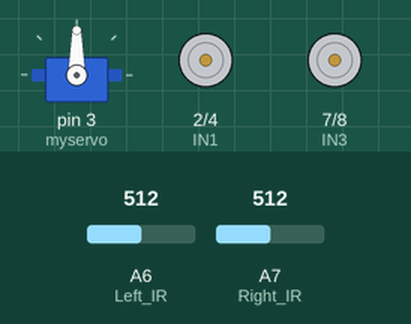
Bench run of a sketch on a simulated Arduino Nano, built with avr-gcc and run on an emulated ATmega328P. Parts: servo, motor-driver pin pairs drawn as motors (green arrow = first pin HIGH = forward, orange = second pin HIGH = backward, longer = more drive, scaled by the enable pin). Inputs (shaded band) come from the test bench; at power-on: A6 (Left_IR) = 512, A7 (Right_IR) = 512.

Above: at 0.1 s.
At 10.15 s:
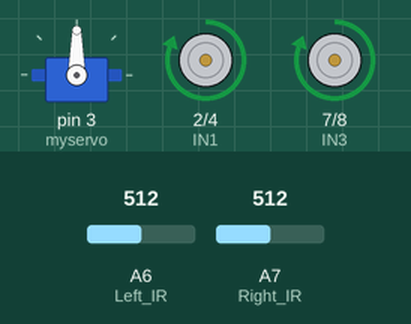
Timing chart, 0 to 11.8 s (numbered marks = the images above):
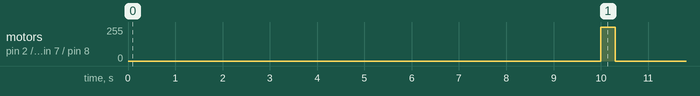

Measured:
- by itself, motor on pin 2 (IN1) / pin 4 (IN2), motor on pin 7 (IN3) / pin 8 (IN4): stopped → forward 255/255 at 10.0 s, → stopped 0.30 s later

The sketch:

linetrace_test.ino
```cpp
#include <Servo.h>

Servo myservo;

void setup() {
  // put your setup code here, to run once:
  pinMode(2, OUTPUT); //IN1
  pinMode(4, OUTPUT); //IN2
  pinMode(7, OUTPUT); //IN3
  pinMode(8, OUTPUT); //IN4
  pinMode(5, OUTPUT); //EN1
  pinMode(6, OUTPUT); //EN2

  pinMode(A7, INPUT); //Right IR
  pinMode(A6, INPUT); //Left IR
  myservo.attach(3);
  Serial.begin(9600);
}

int L_IR_Value = 0;
int R_IR_Value = 0;
// 0일때는 흰색입니다... 1일때 검정색입니다... 무튼 그렇습니다...

void line()
{
  while (1) {
    if (analogRead(A6) >= 800) {
      L_IR_Value = 0;
    }
    else {
      L_IR_Value = 1;
    }
    if (analogRead(A7) >= 800) {
      R_IR_Value = 0;
    }
    else {
      R_IR_Value = 1;
    }
    if (L_IR_Value == 1 && R_IR_Value == 1) //정지
    {
      digitalWrite(2, LOW);
      digitalWrite(4, LOW);
      digitalWrite(7, LOW);
      digitalWrite(8, LOW);
      digitalWrite(5, LOW);
      digitalWrite(6, LOW);
      break;
    }
    if (L_IR_Value == 0 && R_IR_Value == 0) //전진
    {
      digitalWrite(2, HIGH);
      digitalWrite(4, LOW);
      digitalWrite(7, HIGH);
      digitalWrite(8, LOW);
      digitalWrite(5, HIGH);
      digitalWrite(6, HIGH);
    }
    if (L_IR_Value == 0 && R_IR_Value == 1) //우회전
    {
      digitalWrite(2, HIGH);
      digitalWrite(4, LOW);
      digitalWrite(7, HIGH);
      digitalWrite(8, LOW);
      analogWrite(5, 255);
      analogWrite(6, 180);
    }
    if (L_IR_Value == 1 && R_IR_Value == 0) //좌회전
    {
      digitalWrite(2, HIGH);
      digitalWrite(4, LOW);
      digitalWrite(7, HIGH);
      digitalWrite(8, LOW);
      analogWrite(5, 180);
      analogWrite(6, 255);
    }
    /*
      Serial.print("L:");
      Serial.println(analogRead(A6));
      //Serial.println(L_IR_Value);
      Serial.print("R:");
      Serial.println(analogRead(A7));
      //Serial.println(R_IR_Value);
      delay(1000);
    */
  }
}

void line_s()
{
  while (1) {
    if (analogRead(A6) >= 800) {
      L_IR_Value = 0;
    }
    else {
      L_IR_Value = 1;
    }
    if (analogRead(A7) >= 800) {
      R_IR_Value = 0;
    }
    else {
      R_IR_Value = 1;
    }
    if (L_IR_Value == 1 && R_IR_Value == 1) //정지
    {
      digitalWrite(2, LOW);
      digitalWrite(4, LOW);
      digitalWrite(7, LOW);
      digitalWrite(8, LOW);
      digitalWrite(5, LOW);
      digitalWrite(6, LOW);
      break;
    }
    if (L_IR_Value == 0 && R_IR_Value == 0) //전진
    {
      digitalWrite(2, HIGH);
      digitalWrite(4, LOW);
      digitalWrite(7, HIGH);
      digitalWrite(8, LOW);
      analogWrite(5, 80);
      analogWrite(6, 80);
    }
    if (L_IR_Value == 0 && R_IR_Value == 1) //우회전
    {
      digitalWrite(2, HIGH);
      digitalWrite(4, LOW);
      digitalWrite(7, LOW);
      digitalWrite(8, HIGH);
      analogWrite(5, 80);
      analogWrite(6, 80);
    }
    if (L_IR_Value == 1 && R_IR_Value == 0) //좌회전
    {
      digitalWrite(2, LOW);
      digitalWrite(4, HIGH);
      digitalWrite(7, HIGH);
      digitalWrite(8, LOW);
      analogWrite(5, 80);
      analogWrite(6, 80);
    }
    /*
      Serial.print("L:");
      Serial.println(analogRead(A6));
      //Serial.println(L_IR_Value);
      Serial.print("R:");
      Serial.println(analogRead(A7));
      //Serial.println(R_IR_Value);
      delay(1000);
    */
  }
}

void motor(int lspd, int rspd, int val)
{
  digitalWrite(2, HIGH);
  digitalWrite(4, LOW);
  digitalWrite(7, HIGH);
  digitalWrite(8, LOW);
  analogWrite(5, lspd);
  analogWrite(6, rspd);
  delay(val);
  digitalWrite(2, LOW);
  digitalWrite(4, LOW);
  digitalWrite(7, LOW);
  digitalWrite(8, LOW);
  digitalWrite(5, LOW);
  digitalWrite(6, LOW);
}

int runflag = 0;
void loop() {
  // put your main code here, to run repeatedly:
  if (runflag == 0) //코드 실행부분
  {
    delay(10000);
    line();
    motor(255,255,100);
    line();
    motor(255,255,100);
    line();
    motor(255,255,100);
    runflag = 1;
  }
  else {}
}
```
